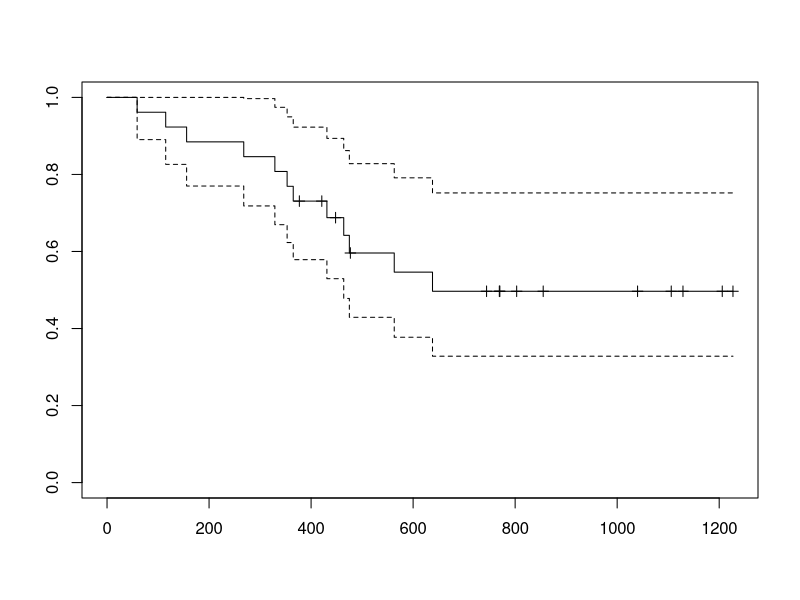
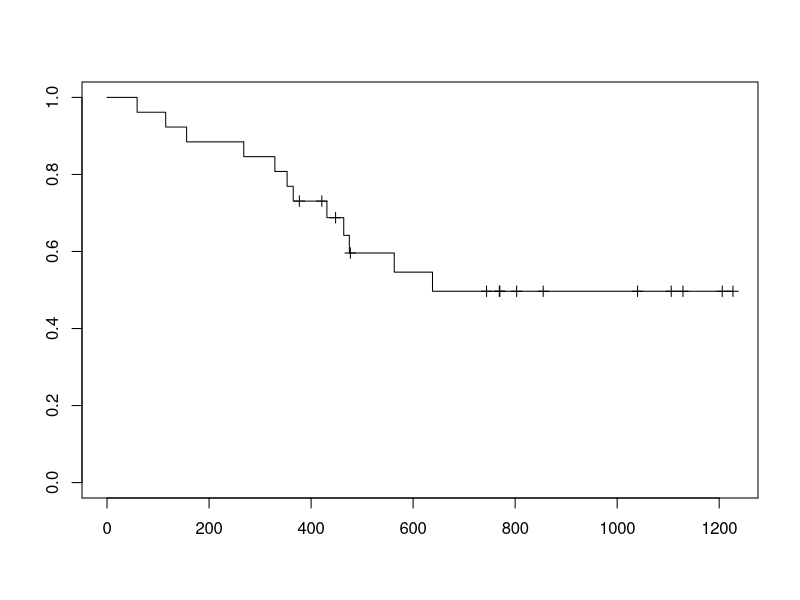

The R script that drew these images, in order:
# 对于生存率的估计最常用的是Kaplan-Meier 法
# 其基本原理是先求出存活一段时间的对象再活过下一个时期的概率，
# 然后根据概率的乘法定律将逐个生存概率连续相乘，从而得到生存率
# 生存率的KM估计的计算可以调用survfit 实现

# 准备数据
library(survival)
data(ovarian)

# 将resid.ds, rx and ecog.ps 转换为因子
ovarian$resid.ds <- factor(ovarian$resid.ds, levels = c(1, 2), labels = c("no", "yes"))
ovarian$rx <- factor(ovarian$rx, levels = c(1, 2), labels = c("A", "B"))
ovarian$ecog.ps <- factor(ovarian$ecog.ps, levels = c(1, 2), labels = c("good", "bad"))

ovarian$agegr <- cut(ovarian$age, breaks = c(0, 50, 75), labels = c("<=50", ">50"))

# 建立生存对象
surv.obj <- Surv(time = ovarian$futime, event = ovarian$fustat)

# KM 估计
print(survfit(surv.obj ~ 1))
surv.all <- survfit(surv.obj ~ 1)
print(summary(surv.all)) # 这里的输出结果包含了各个时间点存活对象的个数、生存率及置信区间

#可以添加censored = TRUE 显示删失数据
print(summary(surv.all, censored = TRUE))

# 绘制生存曲线
plot(surv.all, mark.time = TRUE)
# mark.time 为删失数据添加+标记
# 虚线为置信区间，如果去除，将参数conf.int 设为FALSE
plot(surv.all, mark.time = TRUE, conf.int = FALSE)
